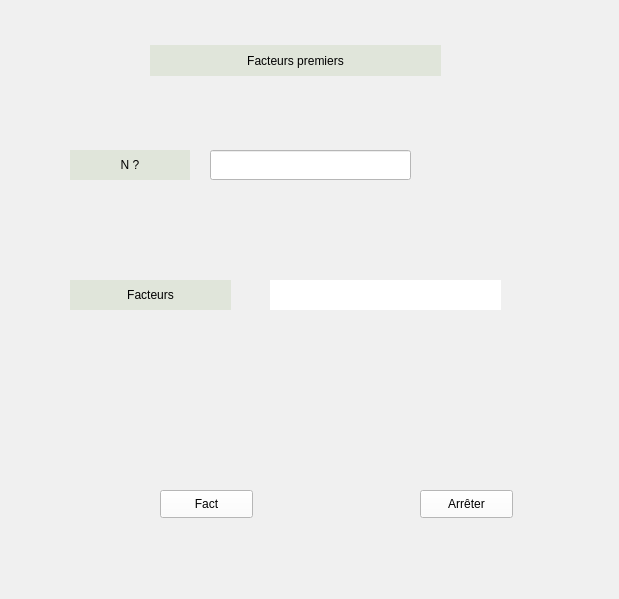
<?xml version="1.0" encoding="UTF-8"?>
<ui version="4.0">
 <class>Form</class>
 <widget class="QWidget" name="Form">
  <property name="geometry">
   <rect>
    <x>0</x>
    <y>0</y>
    <width>619</width>
    <height>599</height>
   </rect>
  </property>
  <property name="windowTitle">
   <string>Form</string>
  </property>
  <property name="styleSheet">
   <string notr="true">background-color: rgb(240, 240, 240);</string>
  </property>
  <widget class="QLabel" name="label">
   <property name="geometry">
    <rect>
     <x>150</x>
     <y>45</y>
     <width>291</width>
     <height>31</height>
    </rect>
   </property>
   <property name="styleSheet">
    <string notr="true">font: 75 12pt &quot;MS Shell Dlg 2&quot;;
background-color: rgb(224, 229, 218);</string>
   </property>
   <property name="text">
    <string>Facteurs premiers</string>
   </property>
   <property name="alignment">
    <set>Qt::AlignCenter</set>
   </property>
  </widget>
  <widget class="QLabel" name="label_2">
   <property name="geometry">
    <rect>
     <x>70</x>
     <y>150</y>
     <width>120</width>
     <height>30</height>
    </rect>
   </property>
   <property name="styleSheet">
    <string notr="true">font: 75 12pt &quot;MS Shell Dlg 2&quot;;
background-color: rgb(224, 229, 218);</string>
   </property>
   <property name="text">
    <string>N ?</string>
   </property>
   <property name="alignment">
    <set>Qt::AlignCenter</set>
   </property>
  </widget>
  <widget class="QLineEdit" name="inputData">
   <property name="geometry">
    <rect>
     <x>210</x>
     <y>150</y>
     <width>201</width>
     <height>30</height>
    </rect>
   </property>
   <property name="styleSheet">
    <string notr="true">background-color: rgb(255, 255, 255);</string>
   </property>
  </widget>
  <widget class="QLabel" name="label_4">
   <property name="geometry">
    <rect>
     <x>70</x>
     <y>280</y>
     <width>161</width>
     <height>30</height>
    </rect>
   </property>
   <property name="styleSheet">
    <string notr="true">font: 75 12pt &quot;MS Shell Dlg 2&quot;;
background-color: rgb(224, 229, 218);</string>
   </property>
   <property name="text">
    <string>Facteurs</string>
   </property>
   <property name="alignment">
    <set>Qt::AlignCenter</set>
   </property>
  </widget>
  <widget class="QLabel" name="resultLabel">
   <property name="geometry">
    <rect>
     <x>270</x>
     <y>280</y>
     <width>231</width>
     <height>30</height>
    </rect>
   </property>
   <property name="styleSheet">
    <string notr="true">font: 75 12pt &quot;MS Shell Dlg 2&quot;;
background-color: rgb(255, 255, 255);</string>
   </property>
   <property name="text">
    <string/>
   </property>
   <property name="alignment">
    <set>Qt::AlignCenter</set>
   </property>
  </widget>
  <widget class="QPushButton" name="factButton">
   <property name="geometry">
    <rect>
     <x>160</x>
     <y>490</y>
     <width>93</width>
     <height>28</height>
    </rect>
   </property>
   <property name="styleSheet">
    <string notr="true">background-color: rgb(255, 255, 255);</string>
   </property>
   <property name="text">
    <string>Fact</string>
   </property>
  </widget>
  <widget class="QPushButton" name="arreterButton">
   <property name="geometry">
    <rect>
     <x>420</x>
     <y>490</y>
     <width>93</width>
     <height>28</height>
    </rect>
   </property>
   <property name="styleSheet">
    <string notr="true">background-color: rgb(255, 255, 255);</string>
   </property>
   <property name="text">
    <string>Arrêter</string>
   </property>
  </widget>
 </widget>
 <resources/>
 <connections/>
</ui>
